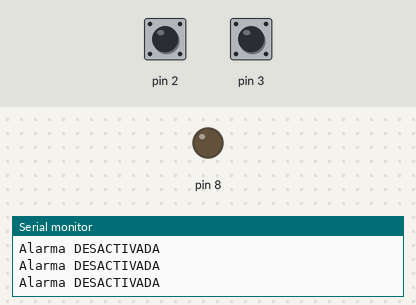
Simulated run of this sketch. Board: Arduino Uno, built with avr-gcc and run on an emulated ATmega328P. Shown: output pins drawn as LEDs (lit = HIGH), the last lines printed to the serial monitor. The inputs (shaded band) are chosen by the test bench; at power-on: pin 2 LOW, pin 3 LOW.

Above: at 1.2 s.
1.3 s: pin 2 driven HIGH
At 2.5 s:
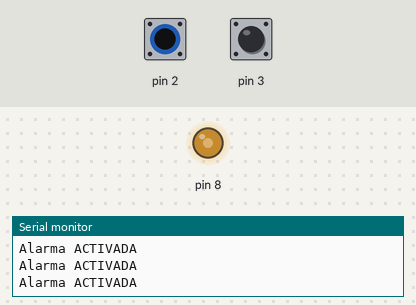
2.8 s: pin 3 driven HIGH
At 3.8 s:
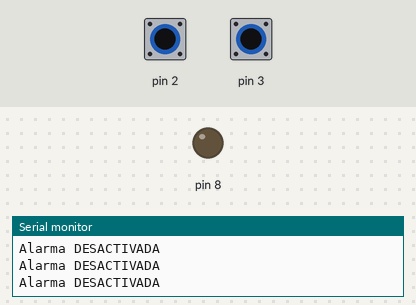
4.3 s: pin 2 pulsed LOW 2 times (0.12 s each, 0.3 s apart)
At 5.1 s:
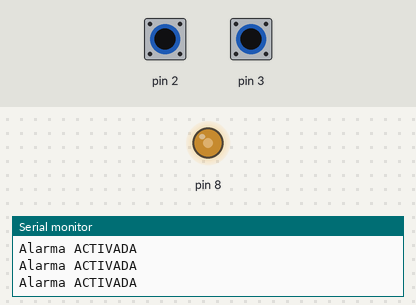
7.9 s: pin 3 pulsed LOW 2 times (0.12 s each, 0.3 s apart)
At 8.9 s:
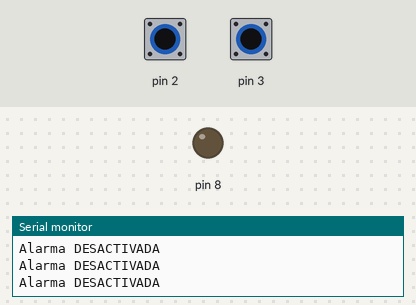
Timing chart, 0 to 10.9 s (numbered marks = the images above; inputs shaded):
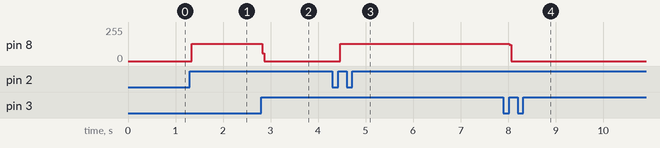

Measured:
- after the input at 1.3 s, pin 8: 0/255 → 128/255 at once
- after the input at 2.8 s, pin 8: 128/255 → 0/255 at once
- after the input at 4.3 s, pin 8: 0/255 → 128/255 after 0.16 s
- after the input at 7.9 s, pin 8: 128/255 → 0/255 after 0.12 s

The sketch:

Alarma.ino
```cpp
volatile bool alarmaActiva = false;
volatile bool buzzerEstado = false;

void activarAlarma() {
  alarmaActiva = true;
}


void desactivarAlarma() {
  alarmaActiva = false;
  digitalWrite(8, LOW);
}
ISR(TIMER2_COMPA_vect) {
  if (alarmaActiva) {
    buzzerEstado = !buzzerEstado;
    digitalWrite(8, buzzerEstado);
  } else {
    digitalWrite(8, LOW);
}
}

void setup() {
  Serial.begin(9600);
  pinMode(8, OUTPUT);


  attachInterrupt(digitalPinToInterrupt(2), activarAlarma, RISING);
  attachInterrupt(digitalPinToInterrupt(3), desactivarAlarma, RISING);


  noInterrupts();
  TCCR2A = 0;
  TCCR2B = 0;
  TCNT2 = 0;

  OCR2A = 124;
  TCCR2A |= (1 << WGM21);
  TCCR2B |= (1 << CS22);
  TIMSK2 |= (1 << OCIE2A);
  interrupts();
}

void loop() {

  if (alarmaActiva) {
    Serial.println("Alarma ACTIVADA");
  } else {
    Serial.println("Alarma DESACTIVADA");
  }
}
```
